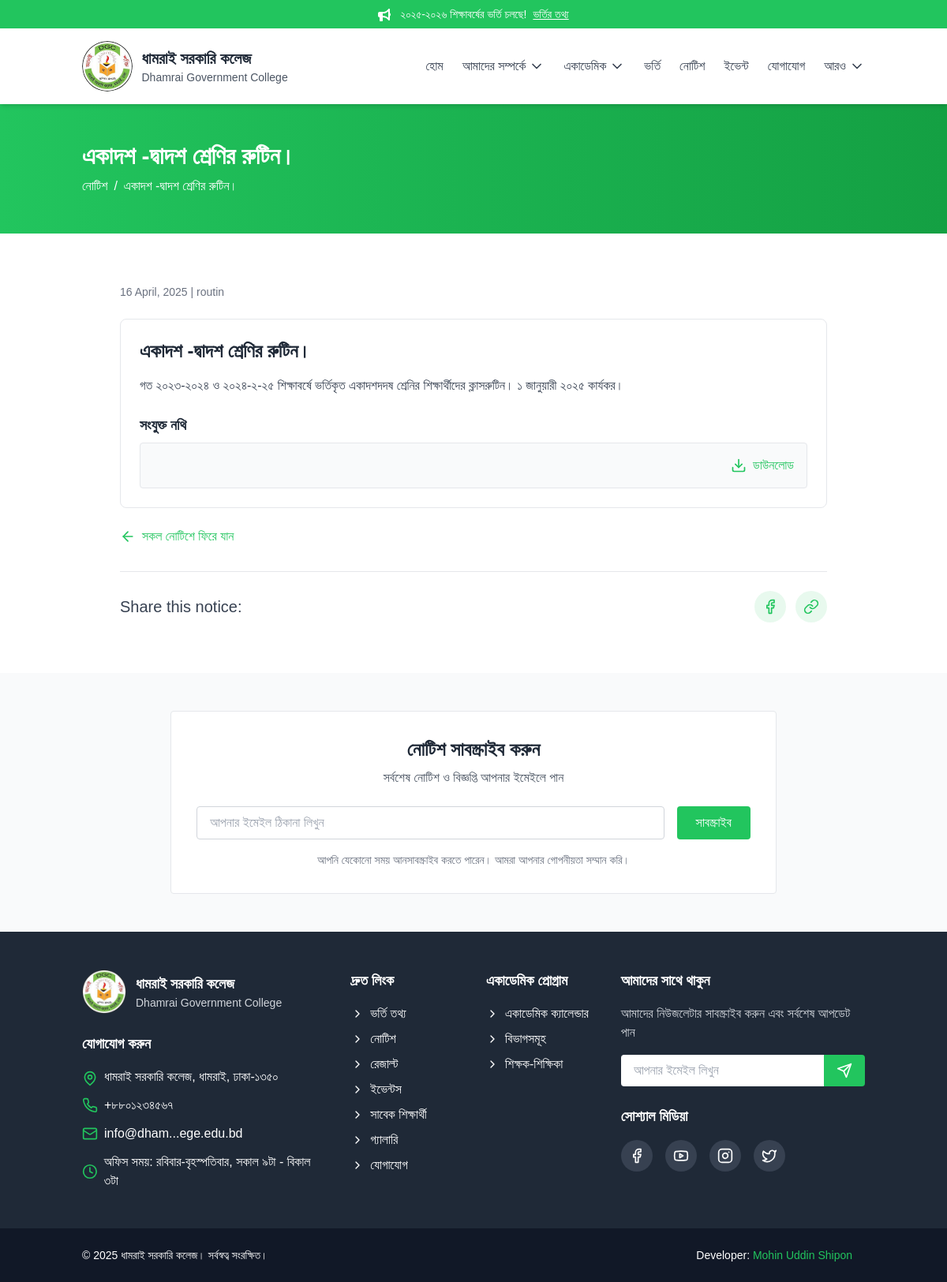
Page /notices/rutin-2025/ on the committed database.
### core/models.py (models this page shows, shortened)
class Notice(models.Model):
    CATEGORY_CHOICES = [
        ('routine', 'রুটিন'),
        ('academic', 'একাডেমিক'),
        ('admission', 'ভর্তি'),
        ('exam', 'পরীক্ষা'),
        ('event', 'অনুষ্ঠান'),
        ('other', 'অন্যান্য'),
    ]
    title = models.CharField(max_length=200)
    description = models.TextField(blank=True, null=True)
    category = models.CharField(max_length=20, choices=CATEGORY_CHOICES)
    publish_date = models.DateTimeField(default=timezone.now)
    document = CloudinaryField('document', blank=True, null=True)
    image = CloudinaryField('image', blank=True, null=True)
    is_important = models.BooleanField(default=False)
    slug = models.SlugField(unique=True, blank=True)
    class Meta:
        verbose_name_plural = "নোটিশ"
        ordering = ['-publish_date']
        indexes = [
            models.Index(fields=['category']),
            models.Index(fields=['is_important', '-publish_date']),
            models.Index(fields=['slug']),
        ]

### core/views.py (the view)
# urls.py: path('notices/<slug:slug>/', views.NoticeDetailView.as_view(), name='notice_detail'),
class NoticeDetailView(DetailView):
    model = Notice
    template_name = 'notice_detail.html'
    context_object_name = 'notice'
    def get_object(self, queryset=None):
        try:
            return super().get_object(queryset)
        except ObjectDoesNotExist:
            logger.error(f"Notice not found: {self.kwargs.get('slug')}")
            raise Http404("Notice not found.")

### templates/notice_detail.html (shortened to what this page needs)
{% extends "base.html" %}
{% block content %}
<div class="bg-gradient-to-r from-primary to-primary-dark text-white py-12">
    <div class="container mx-auto px-4">
        <h1 class="text-3xl font-bold mb-2">{{ notice.title }}</h1>
        <div class="flex items-center text">
            <a href="{% url 'core:notices' %}" class="hover:text-primary-light transition-colors duration-200">নোটিশ</a>
            <span class="mx-2">/</span>
            <span>{{ notice.title|truncatechars:30 }}</span>
        </div>
    </div>
</div>
<section class="py-16 bg-white">
    <div class="container mx-auto px-4">
        <div class="max-w-4xl mx-auto">
            <div class="mb-6">
                <div class="flex items-center justify-between flex-wrap gap-4">
                    <span class="text-gray-500 text-sm">{{ notice.publish_date|date:"d F, Y" }} | {{notice.category}}</span>
                </div>
            </div>
            <div class="bg-white border border-gray-200 rounded-lg p-6">
                <h2 class="text-2xl font-semibold mb-4 text-gray-800">{{ notice.title }}</h2>
                <div class="prose max-w-none text-gray-700 leading-relaxed">
                    <p>{{ notice.description }}</p>
                </div>
                <div class="mt-6">
                    <h3 class="text-lg font-semibold mb-2 text-gray-800">সংযুক্ত নথি</h3>
                    {% if notice.image %}
                    <div class="border border-gray-200 rounded-lg overflow-hidden">
                        <img src="{{ notice.image.url }}" alt="Notice Document" class="w-full max-h-[500px] object-contain">
                    </div>
                    <a href="{{ notice.image.url }}" download class="mt-2 inline-flex items-center text-primary hover:text-primary-dark transition-colors duration-200">
                        <svg xmlns="http://www.w3.org/2000/svg" width="20" height="20" viewBox="0 0 24 24" fill="none" stroke="currentColor" stroke-width="2" stroke-linecap="round" stroke-linejoin="round" class="lucide lucide-download mr-2"><path d="M21 15v4a2 2 0 0 1-2 2H5a2 2 0 0 1-2-2v-4"/><polyline points="7 10 12 15 17 10"/><line x1="12" x2="12" y1="15" y2="3"/></svg>
                        ডাউনলোড করুন
                    </a>
                    {% elif notice.document %}
                    <div class="bg-gray-50 border border-gray-200 rounded p-4 flex items-center justify-between">
                        <a href="{{ notice.document.url }}" download class="text-primary ml-2 hover:text-primary-dark transition-colors duration-200 flex items-center">
                            ডাউনলোড
                        </a>
                    </div>
                    {% else %}
                    <p class="text-gray-500">কোন নথি সংযুক্ত নেই</p>
                    {% endif %}
                </div>
            </div>
            <div class="mt-6">
                <a href="{% url 'core:notices' %}" class="text-primary flex items-center group hover:text-primary-dark transition-colors duration-200">
                    সকল নোটিশে ফিরে যান
                </a>
            </div>
            <div class="mt-8 pt-6 border-t">
                <div class="flex flex-wrap items-center justify-between">
                    <p class="text-gray-700 font-medium mb-3 md:mb-0 text-xl">Share this notice:</p>
                    <div class="flex space-x-3">
                        <a href="https://www.facebook.com/share.php?u={{ notice.get_absolute_url }}" target="_blank" class="bg-primary/10 text-primary hover:bg-primary hover:text-white w-10 h-10 rounded-full flex items-center justify-center transition-colors duration-200">
                            <svg xmlns="http://www.w3.org/2000/svg" width="20" height="20" viewBox="0 0 24 24" fill="none" stroke="currentColor" stroke-width="2" stroke-linecap="round" stroke-linejoin="round" class="lucide lucide-facebook"><path d="M18 2h-3a5 5 0 0 0-5 5v3H7v4h3v8h4v-8h3l1-4h-4V7a1 1 0 0 1 1-1h3z"/></svg>
                        </a>
                        <button onclick="navigator.clipboard.writeText('{{ request.build_absolute_uri }}');alert('Link copied to clipboard!');" class="bg-primary/10 text-primary hover:bg-primary hover:text-white w-10 h-10 rounded-full flex items-center justify-center transition-colors duration-200">
                        </button>
                    </div>
                </div>
            </div>
        </div>
    </div>
</section>
<section class="py-12 bg-gray-50">
    <div class="container mx-auto px-4">
        <div class="bg-white border border-gray-200 rounded p-8 max-w-3xl mx-auto">
            <div class="text-center mb-6">
                <h2 class="text-2xl font-bold text-gray-800 mb-2">নোটিশ সাবস্ক্রাইব করুন</h2>
                <p class="text-gray-600">সর্বশেষ নোটিশ ও বিজ্ঞপ্তি আপনার ইমেইলে পান</p>
            </div>
            <form class="flex flex-col md:flex-row gap-4">
                <input type="email" placeholder="আপনার ইমেইল ঠিকানা লিখুন" class="flex-grow px-4 py-2 border border-gray-300 rounded focus:outline-none" required>
                <button type="submit" class="bg-primary text-white px-6 py-2 rounded">সাবস্ক্রাইব</button>
            </form>
            <p class="text-gray-500 text-sm mt-4 text-center">আপনি যেকোনো সময় আনসাবস্ক্রাইব করতে পারেন। আমরা আপনার গোপনীয়তা সম্মান করি।</p>
        </div>
    </div>
</section>
{% endblock %}

### rows in the picture
Notice: title "একাদশ -দ্বাদশ শ্রেণির রুটিন।", publish_date "16 April, 2025", category "routin", description "গত ২০২৩-২০২৪ ও ২০২৪-২-২৫ শিক্ষাবর্ষে ভর্তিকৃত একাদশদদষ শ্রেনির শিক্ষার্থীদের ক্লাসরুটিন। ১ জানুয়ারী ২০২৫ কার্যকর।"

### other values in the picture
{{ announcement_text }} "২০২৫-২০২৬ শিক্ষাবর্ষের ভর্তি চলছে!"
{{ link_text }} "ভর্তির তথ্য"
